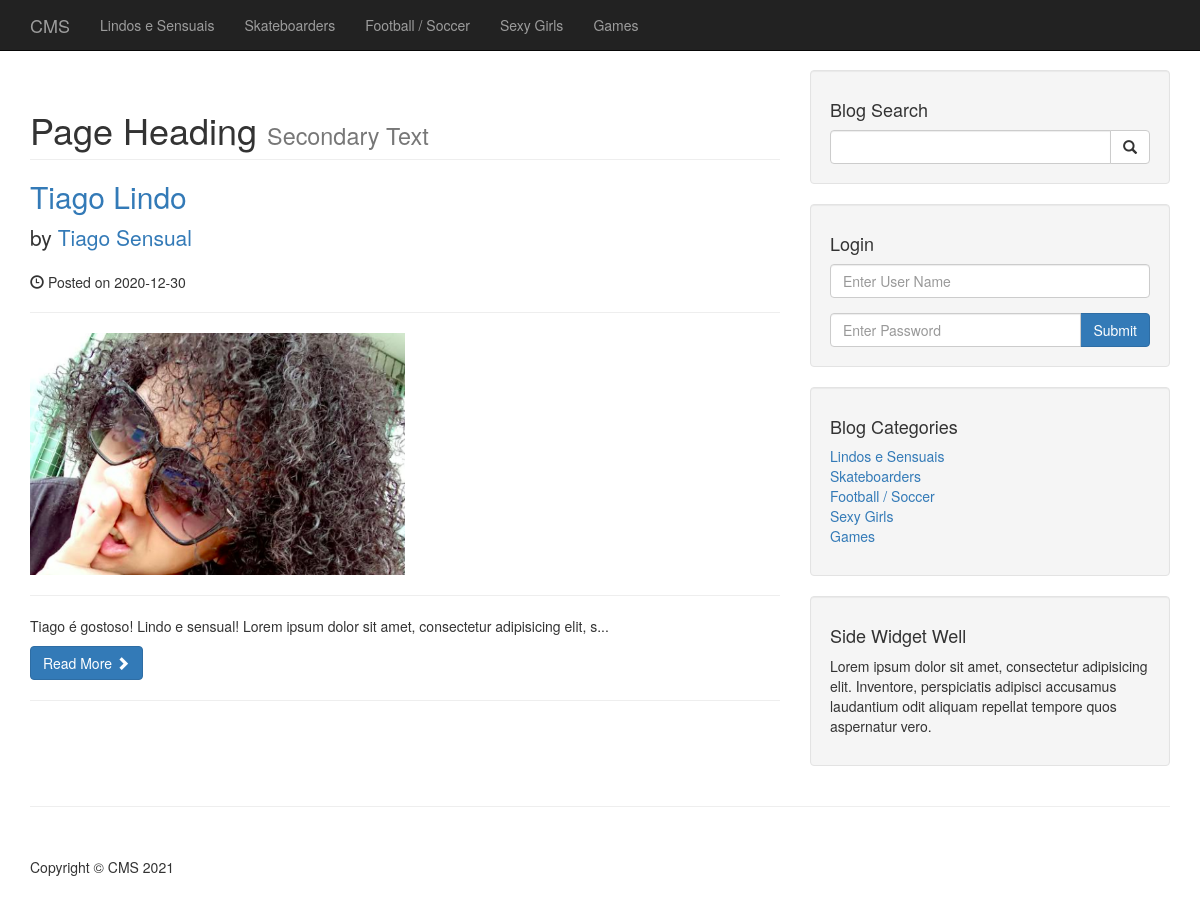
The app's page /cms/category.php?category=11, older data.
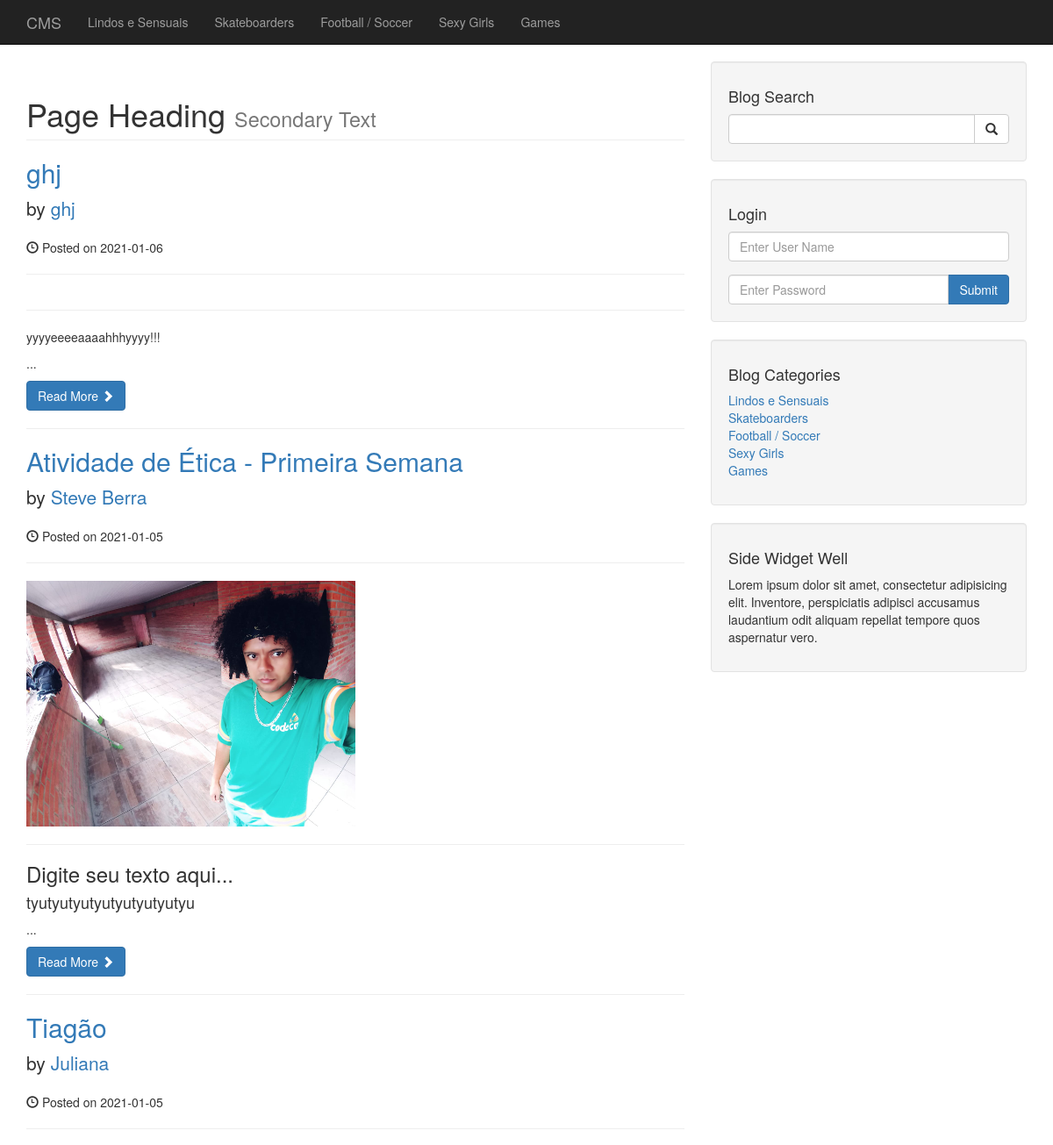
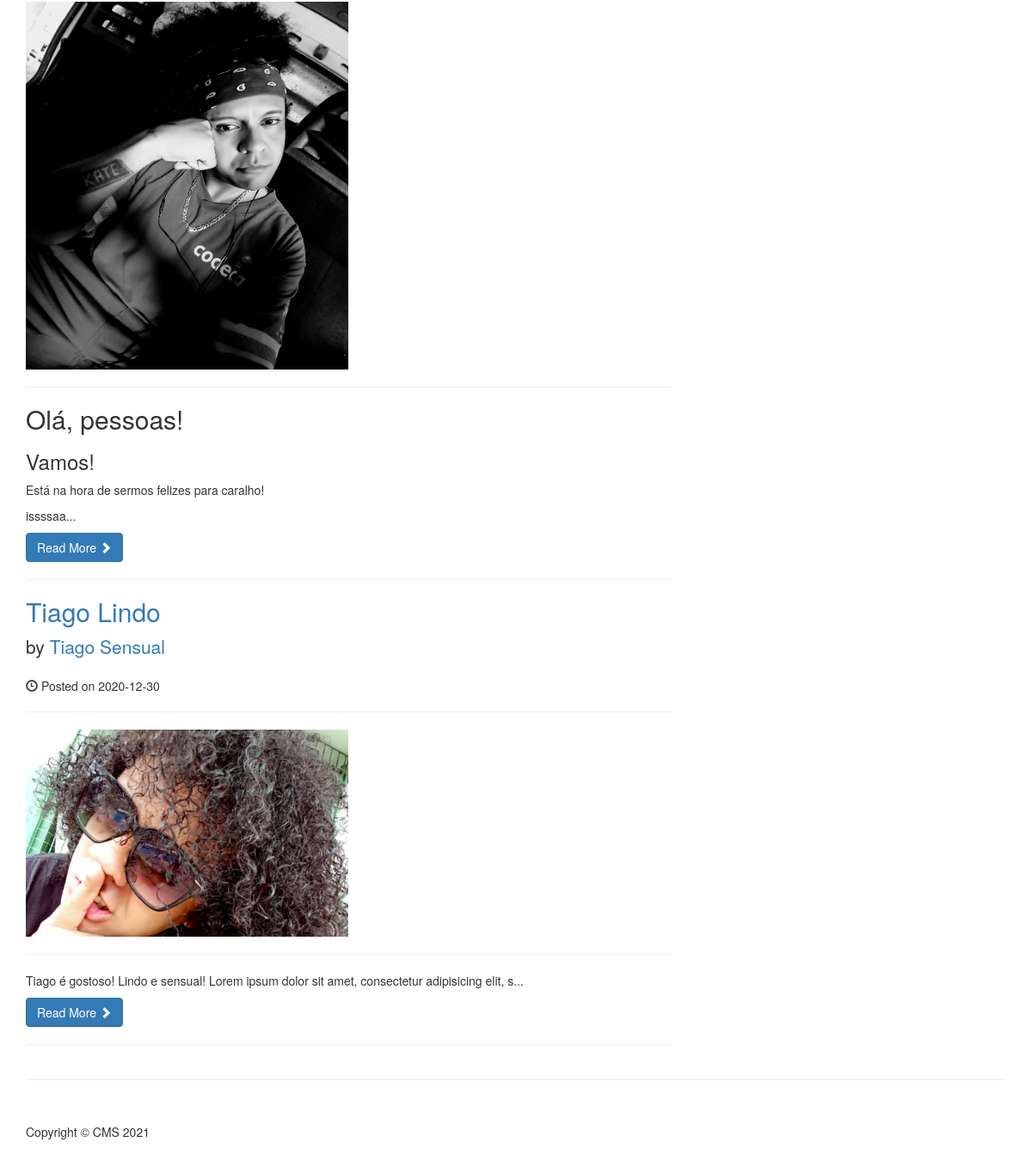
The same page, newer data (2 pictures, top to bottom).
### tables this page shows
CREATE TABLE `categories` (
  `cat_id` int(3) NOT NULL,
  `cat_title` varchar(255) NOT NULL
);

CREATE TABLE `posts` (
  `post_id` int(3) NOT NULL,
  `post_category_id` int(3) NOT NULL,
  `post_title` varchar(255) NOT NULL,
  `post_author` varchar(255) NOT NULL,
  `post_date` date NOT NULL,
  `post_image` text NOT NULL,
  `post_content` text NOT NULL,
  `post_tags` varchar(255) NOT NULL,
  `post_comment_count` int(11) NOT NULL DEFAULT '0',
  `post_status` varchar(255) NOT NULL DEFAULT 'draft'
);

### cms/category.php (the view)
<?php require('includes/header.php'); ?>
    <?php require('includes/navigation.php'); ?>
    <div class="container">
        <div class="row">
            <div class="col-md-8">
                <h1 class="page-header">
                    Page Heading
                    <small>Secondary Text</small>
                </h1>
                <?php
                    if (isset($_GET['category'])) {
                        $post_category = $_GET['category'];
                    }
                    $query = "SELECT * FROM posts WHERE post_category_id = $post_category AND post_status = 'Published' ORDER BY post_id DESC";
                    $select_all_posts_query = mysqli_query($connection, $query);
                    while ($row = mysqli_fetch_assoc($select_all_posts_query)) {
                        $post_id = $row['post_id'];
                        $post_title = $row['post_title'];
                        $post_author = $row['post_author'];
                        $post_date = $row['post_date'];
                        $post_image = $row['post_image'];
                        $post_content = substr($row['post_content'], 0, 100) . "...";
                        ?>
                        <h2>
                            <a href="post.php?p_id=<?php echo $post_id ?>"><?php echo $post_title; ?></a>
                        </h2>
                        <p class="lead">
                            by <a href="index.php"><?php echo $post_author; ?></a>
                        </p>
                        <p>
                            <span class="glyphicon glyphicon-time">
                            </span>
                            Posted on <?php echo $post_date; ?>
                        </p>
                        <hr>
                        <a href="post.php?p_id=<?php echo $post_id ?>">
                            <img class="img-responsive" style="width: 50%;" src="images/<?php echo $post_image; ?>" alt="">
                        </a>
                        <hr>
                        <p>
                            <?php echo $post_content; ?>
                        </p>
                        <a class="btn btn-primary" href="post.php?p_id=<?php echo $post_id ?>">
                            Read More
                            <span class="glyphicon glyphicon-chevron-right">
                            </span>
                        </a>
                        <hr>
                        <?php
                    }
                ?>
            </div>
            <?php require('includes/sidebar.php'); ?>
        </div>
        <hr>
<?php require('includes/footer.php'); ?>

### cms/includes/header.php (shortened to what this page needs)
<!DOCTYPE html>
<html lang="en">
<head>
    <link href="css/bootstrap.min.css" rel="stylesheet">
    <link href="css/blog-home.css" rel="stylesheet">
</head>
<body>

### cms/includes/navigation.php (shortened to what this page needs)
<?php require('includes/db.php'); ?>
<nav class="navbar navbar-inverse navbar-fixed-top" role="navigation">
  <div class="container">
    <div class="navbar-header">
      <a class="navbar-brand" href="index.php">CMS</a>
    </div>
    <div class="collapse navbar-collapse" id="bs-example-navbar-collapse-1">
      <ul class="nav navbar-nav">
        <?php
          $query = "SELECT * FROM categories;";
          $select_all_categories_query = mysqli_query($connection, $query);
          while ($row = mysqli_fetch_assoc($select_all_categories_query)) {
            $the_cat_id = $row['cat_id'];
            ?>
              <li>
                <a href="category.php?category=<?= $the_cat_id ?>"><?php echo $row['cat_title']; ?></a>
              </li>
            <?php
          }
        ?>
      </ul>
    </div>
  </div>
</nav>

### cms/includes/sidebar.php
<div class="col-md-4" style="position: -webkit-sticky; position: sticky; top: -70px;">
    <div class="well">
        <h4>Blog Search</h4>
        <form action="search.php" method="post">
            <div class="input-group">
                <input name="search" type="text" class="form-control">
                <span class="input-group-btn">
                    <button name="submit" class="btn btn-default" type="submit">
                        <span class="glyphicon glyphicon-search"></span>
                </button>
                </span>
            </div>
        </form>
    </div>
    <div class="well">
        <h4>Login</h4>
        <form action="includes/login.php" method="post">
            <div class="form-group">
                <input name="user_name" type="text" class="form-control" placeholder="Enter User Name" id="user_name" style="margin-bottom: 5px;">
            </div>
            <div class="input-group">
                <input name="password" type="password" class="form-control" placeholder="Enter Password" id="password">
                <span class="input-group-btn">
                    <button class="btn btn-primary" name="login" type="submit">
                        Submit
                    </button>
                </span>
            </div>
        </form>
    </div>
    <div class="well">
        <?php
          $query = "SELECT * FROM categories;";
          $select_categories_sidebar = mysqli_query($connection, $query);
        ?>
        <h4>Blog Categories</h4>
        <div class="row">
            <div class="col-lg-12">
                <ul class="list-unstyled">
                    <?php
    while ($row = mysqli_fetch_assoc($select_categories_sidebar))
    {
        $the_cat_id = $row['cat_id'];
        ?>
          <li>
            <a href="category.php?category=<?= $the_cat_id ?>"><?php echo $row['cat_title']; ?></a>
          </li>
        <?php
    } ?>
                </ul>
            </div>
        </div>
    </div>
   <?php require('widget.php'); ?>
</div>

### cms/includes/widget.php
 <div class="well">
    <h4>Side Widget Well</h4>
    <p>Lorem ipsum dolor sit amet, consectetur adipisicing elit. Inventore, perspiciatis adipisci accusamus laudantium odit aliquam repellat tempore quos aspernatur vero.</p>
</div>

### cms/includes/footer.php (shortened to what this page needs)
        <footer>
            <div class="row">
                <div class="col-lg-12">
                    <p>Copyright &copy; CMS <?= date("Y") ?></p>
                </div>
            </div>
        </footer>
    </div>
</body>
</html>

### cms/css/blog-home.css (style rules this page uses)
body { padding-top: 70px; }
footer { margin: 50px 0; }

Row changes from the older to the newer data that the page shows:
added posts: post_title "ghj", post_author "ghj", post_date "2021-01-06", post_content "yyyyeeeeaaaahhhyyyy!!! ..."
added posts: post_title "Atividade de Ética - Primeira Semana", post_author "Steve Berra", post_date "2021-01-05", post_image (picture), post_content "Digite seu texto aqui... tyutyutyutyutyutyutyutyu ..."
added posts: post_title "Tiagão", post_author "Juliana", post_date "2021-01-05", post_image (picture), post_content "Olá, pessoas! Vamos! Está na hora de sermos felizes para caralho! issssaa..."
